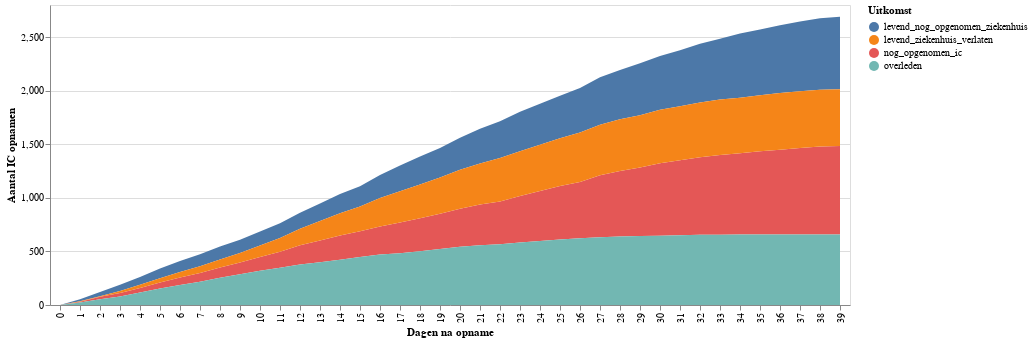

Write notebook code for a chart like this one.
### Code cell
alt.Chart(chart_data).mark_area().encode(
    x=alt.X('days:O', axis=alt.Axis(title='Dagen na opname')),
    y=alt.Y('value:Q', axis=alt.Axis(title='Aantal IC opnamen')),
    color=alt.Color('variable:N', legend=alt.Legend(title='Uitkomst'))
)

### Figure 1 — Vega-Lite specification as saved in the notebook (floating-point values rounded to 4 significant figures; data arrays with more than 128 entries replaced by an {"elided": "..."} marker saying what was removed)
{"config": {"view": {"continuousWidth": 400, "continuousHeight": 300}}, "data": {"name": "data-f9ca9def53e0a0adf5d6c60c8f4a02ce"}, "mark": "area", "encoding": {"color": {"type": "nominal", "field": "variable", "legend": {"title": "Uitkomst"}}, "x": {"type": "ordinal", "axis": {"title": "Dagen na opname"}, "field": "days"}, "y": {"type": "quantitative", "axis": {"title": "Aantal IC opnamen"}, "field": "value"}}, "$schema": "https://vega.github.io/schema/vega-lite/v4.8.1.json", "datasets": {"data-f9ca9def53e0a0adf5d6c60c8f4a02ce": {"elided": "160 records"}}}
